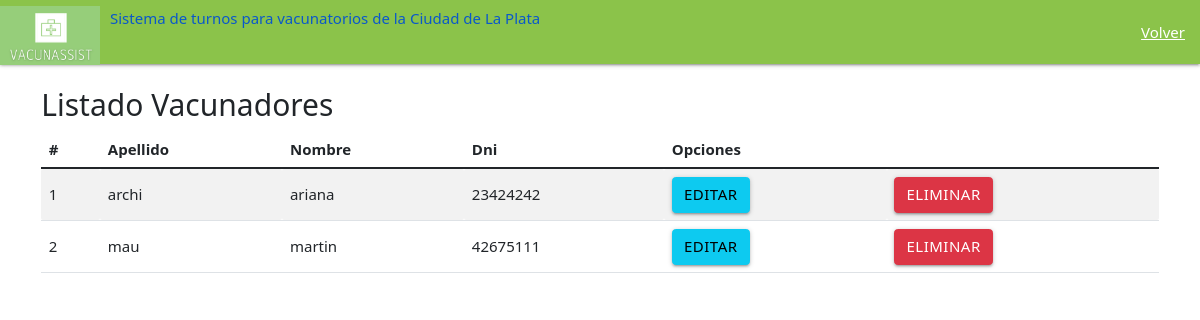
Page /eliminarVacunador/ on the earlier database version.
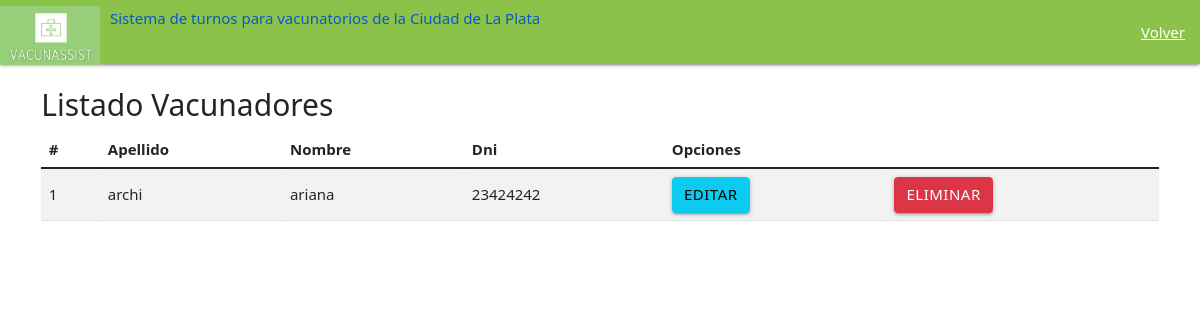
Same page on the later database version.
### main/models.py (models this page shows, shortened)
class Vacunador(models.Model):
    vacunador_nombre= models.CharField(max_length=200)
    vacunador_apellido= models.CharField(max_length=20)
    vacunador_fechaNac= models.DateTimeField("fecha nacimiento")
    vacunador_zona= models.CharField(max_length=200)
    vacunador_dni= models.IntegerField()
    vacunador_email= models.EmailField(max_length=254)
    codigo= models.IntegerField()
    contraseña = models.CharField(max_length=200)

### main/views.py (the view)
# urls.py: path('eliminarVacunador/', views.eliminarVacunador, name= 'eliminarVacunador' ),
def eliminarVacunador(request):
    administradorList= Vacunador.objects.all()
    if (administradorList.exists()):
        print('')
    else:
        messages.error(request, " no hay vacunadores en el listado")
    return render(request, "main/eliminarVacunador.html",{"administradores" : administradorList})

### main/templates/main/eliminarVacunador.html (shortened to what this page needs)
<!DOCTYPE html>
{% load static %}
<html lang="en" dir="ltr">
  <head>
        <link rel="stylesheet" href="https://cdnjs.cloudflare.com/ajax/libs/materialize/1.0.0/css/materialize.min.css">
        <link type='text/css' href="{% static 'css/estilo.css' %}" rel="stylesheet" />
        <link href="https://cdn.jsdelivr.net/npm/bootstrap@5.1.3/dist/css/bootstrap.min.css" rel="stylesheet">
    <link href="https://cdn.jsdelivr.net/npm/bootstrap@5.1.3/dist/css/bootstrap.min.css" rel="stylesheet">
    <nav>
        <div class="nav-wrapper  light-green">
          <a href="/" class="brand-logo">
            <img src="{% static 'imagenes/Logo_VacunAssist_recortado.png' %}" class="img-fluid" width="100" height="66">
          <div class="right"  style="margin: 9px 0px 0px 10px">
            <h6>Sistema de turnos para vacunatorios de la Ciudad de La Plata</h6>
            </div>
          </a>
          <ul id="nav-mobile" class="right hide-on-med">
            <li><a href="/inicio_admin/">Volver</a></li>
          </ul>
        </div>
      </nav>
      <body>
        <div class="container py-4">
          <div class="row">
            <div class="col-md-12">
              <h2>Listado Vacunadores</h2>
<div class="table-responsive">
    <table class="table table-striped">
      <thead>
        <tr>
          <th>#</th>
          <th>Apellido</th>
          <th>Nombre</th>
          <th>Dni</th>
          <th colspan="2">Opciones</th>
      </thead>
      <tbody>
        {% for c in administradores %}
        <tr>
          <td>{{forloop.counter}}</td>
          <td>{{c.vacunador_apellido}} </td>
          <td> {{c.vacunador_nombre}}</td>
          <td>{{c.vacunador_dni}}</td>
          <td><a href="edicionVacunadores/{{c.dni}}" class="btn btn-block btn-info">Editar</a></td>
          <td><a href="/eliminar_Admin/{{c.vacunador_dni}}/{{c.vacunador_nombre}}" class="btn btn-block btn-danger">Eliminar</a></td>
        </tr>
        {% endfor%}
      </tbody>
    </table>
      </body>

Differences in the rows shown:
removed Vacunador: vacunador_apellido "mau", vacunador_nombre "martin", vacunador_dni "42675111"
